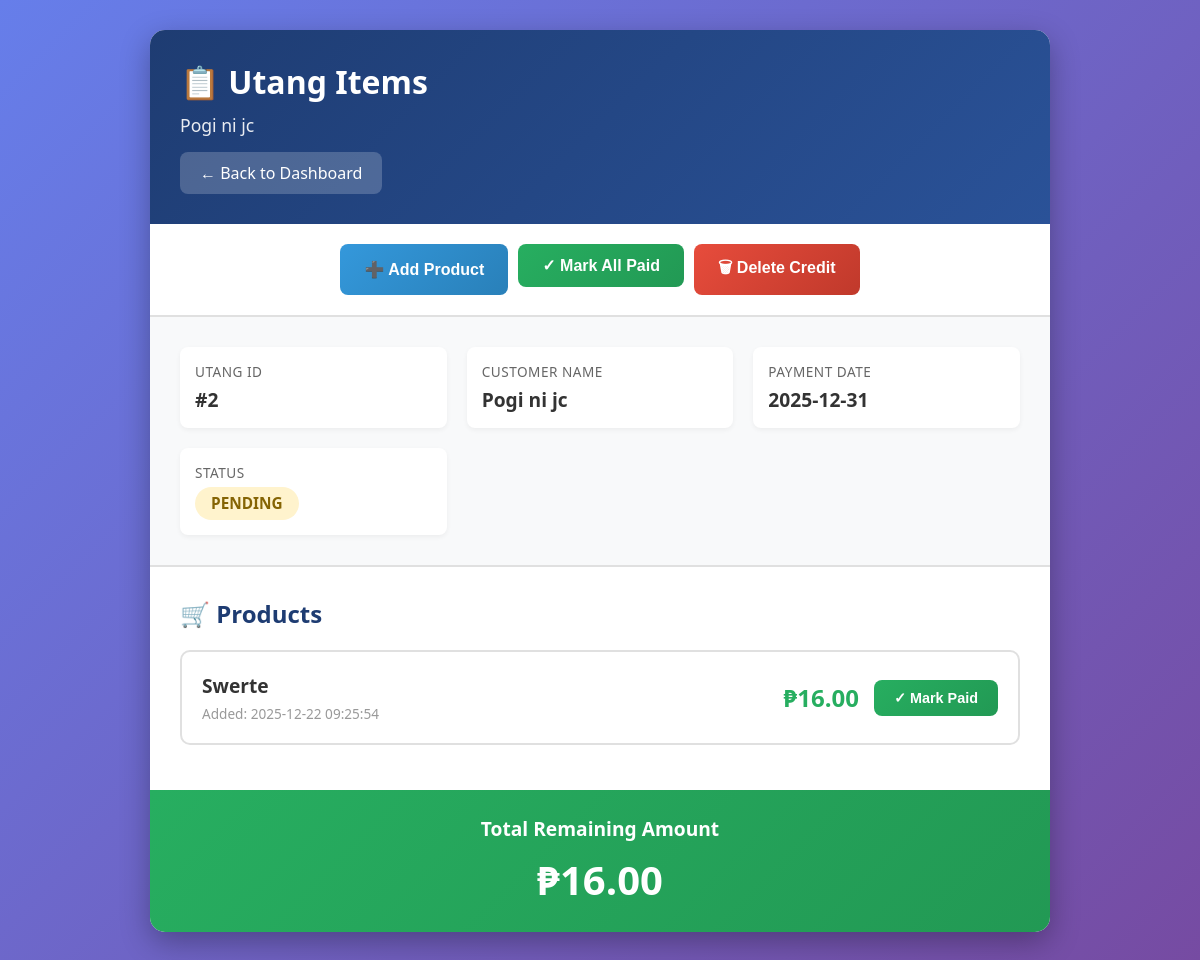
Page /view_items/2 on the committed database.
### tables this page shows
CREATE TABLE "credits" (
                id INTEGER PRIMARY KEY AUTOINCREMENT,
                customer_name TEXT NOT NULL,
                phone_number TEXT,
                estimated_payment_date DATE NOT NULL,
                created_at TIMESTAMP DEFAULT CURRENT_TIMESTAMP,
                status TEXT DEFAULT 'pending',
                paid_date TIMESTAMP NULL
            );

CREATE TABLE "credit_items" (
                id INTEGER PRIMARY KEY AUTOINCREMENT,
                credit_id INTEGER NOT NULL,
                product TEXT NOT NULL,
                cost REAL NOT NULL,
                quantity INTEGER DEFAULT 1,
                unit_price REAL DEFAULT 0,
                added_at TIMESTAMP DEFAULT CURRENT_TIMESTAMP,
                status TEXT DEFAULT 'pending',
                paid_date TIMESTAMP NULL,
                FOREIGN KEY (credit_id) REFERENCES "credits"(id) ON DELETE CASCADE
            );

### app_sqlite.py (the view)
@app.route('/view_items/<int:credit_id>')
def view_items(credit_id):
    try:
        connection = get_db_connection()
        cursor = connection.cursor()
        cursor.execute("""
            SELECT c.id, c.customer_name, c.estimated_payment_date,
                   c.status, c.created_at
            FROM credits c
            WHERE c.id = ?
        """, (credit_id,))
        credit = cursor.fetchone()
        if not credit:
            connection.close()
            return "Credit not found", 404
        cursor.execute("""
            SELECT id, product, cost, added_at, quantity, unit_price
            FROM credit_items
            WHERE credit_id = ?
            ORDER BY added_at DESC
        """, (credit_id,))
        items = cursor.fetchall()
        cursor.execute("""
            SELECT
                SUM(cost) as total
            FROM credit_items
            WHERE credit_id = ?
        """, (credit_id,))
        total = cursor.fetchone()
        connection.close()
        return render_template('view_items.html', credit=credit, items=items, total=total)
    except Exception as e:
        print(f"Database error: {e}")
        return f"Database error: {e}", 500

### app_sqlite.py (called while the page is built)
def get_db_connection():
    connection = sqlite3.connect(DB_FILE)
    connection.row_factory = sqlite3.Row
    return connection

### templates/view_items.html (shortened to what this page needs)
<!DOCTYPE html>
<html lang="en">
<head>
</head>
<body>
    <div class="container">
        <div class="header">
            <h1>📋 Utang Items</h1>
            <p>{{ credit.customer_name }}</p>
            <a href="/" class="back-button">← Back to Dashboard</a>
        </div>
        <div class="action-buttons-header">
            <button onclick="showAddProductModal()" class="btn btn-add-product">
                ➕ Add Product
            </button>
            {% if credit.status == 'pending' %}
            <form action="/mark_paid/{{ credit.id }}" method="POST" style="display: inline;">
                <button type="submit" class="btn btn-mark-all-paid">
                    ✓ Mark All Paid
                </button>
            </form>
            {% endif %}
            <form action="/delete_credit/{{ credit.id }}" method="POST" style="display: inline;" onsubmit="return confirm('Are you sure you want to delete this entire credit record? This action cannot be undone.');">
                <button type="submit" class="btn btn-delete">
                    🗑 Delete Credit
                </button>
            </form>
        </div>
        <div class="credit-info">
            <div class="info-grid">
                <div class="info-item">
                    <label>Utang ID</label>
                    <div class="value">#{{ credit.id }}</div>
                </div>
                <div class="info-item">
                    <label>Customer Name</label>
                    <div class="value">{{ credit.customer_name }}</div>
                </div>
                <div class="info-item">
                    <label>Payment Date</label>
                    <div class="value">{{ credit.estimated_payment_date }}</div>
                </div>
                <div class="info-item">
                    <label>Status</label>
                    <div class="value">
                        {% if credit.status == 'pending' %}
                        <span class="status-badge status-pending">Pending</span>
                        {% else %}
                        <span class="status-badge status-paid">Paid</span>
                        {% endif %}
                    </div>
                </div>
            </div>
        </div>
        <div class="items-section">
            <h2>🛒 Products</h2>
            {% if items %}
            <ul class="items-list">
                {% for item in items %}
                <li class="item-card">
                    <div class="item-info">
                        <div class="item-name">{{ item.product }}</div>
                        <div class="item-date">Added: {{ item.added_at }}</div>
                    </div>
                    <div class="item-cost">₱{{ "%.2f"|format(item.cost) }}</div>
                    <form action="/mark_item_paid/{{ credit.id }}/{{ item.id }}" method="POST" style="display: inline;">
                        <button type="submit" class="btn-paid">✓ Mark Paid</button>
                    </form>
                </li>
                {% endfor %}
            </ul>
            {% else %}
            <div class="no-items">
                <div class="no-items-icon">📦</div>
                <h3>No items found</h3>
                <p>This credit has no products added yet.</p>
            </div>
            {% endif %}
        </div>
        <div class="total-section">
            <div class="grand-total">
                <h3>Total Remaining Amount</h3>
                <div class="total-amount">₱{{ "%.2f"|format(total.total or 0) }}</div>
            </div>
        </div>
    </div>
</body>
</html>

### templates/view_items.html (style rules this page uses)
* { margin: 0; padding: 0; box-sizing: border-box; }
body { font-family: 'Segoe UI', Tahoma, Geneva, Verdana, sans-serif; background: linear-gradient(135deg, #667eea 0%, #764ba2 100%); min-height: 100vh; padding: 30px 20px; }
.container { max-width: 900px; margin: 0 auto; background: white; border-radius: 15px; box-shadow: 0 10px 30px rgba(0, 0, 0, 0.3); overflow: hidden; }
.header { background: linear-gradient(135deg, #1e3c72 0%, #2a5298 100%); color: white; padding: 30px; }
.header h1 { font-size: 2em; margin-bottom: 10px; }
.header p { opacity: 0.9; font-size: 1.1em; }
.back-button { display: inline-block; background: rgba(255, 255, 255, 0.2); color: white; padding: 10px 20px; border-radius: 8px; text-decoration: none; margin-top: 15px; transition: all 0.3s; }
.credit-info { padding: 30px; background: #f8f9fa; border-bottom: 2px solid #e0e0e0; }
.info-grid { display: grid; grid-template-columns: repeat(auto-fit, minmax(200px, 1fr)); gap: 20px; }
.info-item { background: white; padding: 15px; border-radius: 8px; box-shadow: 0 2px 5px rgba(0, 0, 0, 0.05); }
.info-item label { font-size: 0.85em; color: #666; text-transform: uppercase; letter-spacing: 0.5px; display: block; margin-bottom: 5px; }
.info-item .value { font-size: 1.2em; color: #333; font-weight: 600; }
.status-badge { display: inline-block; padding: 6px 16px; border-radius: 20px; font-size: 0.8em; font-weight: 600; text-transform: uppercase; }
.status-pending { background: #fff3cd; color: #856404; }
.items-section { padding: 30px; }
.items-section h2 { color: #1e3c72; margin-bottom: 20px; font-size: 1.5em; }
.items-list { list-style: none; }
.item-card { background: white; border: 2px solid #e0e0e0; border-radius: 10px; padding: 20px; margin-bottom: 15px; display: flex; justify-content: space-between; align-items: center; transition: all 0.3s; gap: 15px; }
.item-info { flex: 1; }
.item-name { font-size: 1.2em; color: #333; font-weight: 600; margin-bottom: 5px; }
.item-date { font-size: 0.85em; color: #999; }
.item-cost { font-size: 1.5em; color: #27ae60; font-weight: bold; }
.btn-paid { background: linear-gradient(135deg, #27ae60 0%, #229954 100%); color: white; border: none; padding: 10px 20px; border-radius: 8px; cursor: pointer; font-size: 0.9em; font-weight: 600; transition: all 0.3s; }
.total-section { background: linear-gradient(135deg, #27ae60 0%, #229954 100%); color: white; padding: 25px 30px; text-align: center; }
.grand-total h3 { font-size: 1.2em; margin-bottom: 10px; }
.total-amount { font-size: 2.5em; font-weight: bold; }
.action-buttons-header { padding: 20px 30px; background: white; border-bottom: 2px solid #e0e0e0; display: flex; gap: 10px; flex-wrap: wrap; justify-content: center; }
.btn { padding: 12px 24px; border: none; border-radius: 8px; font-size: 1em; font-weight: 600; cursor: pointer; transition: all 0.3s; text-decoration: none; display: inline-flex; align-items: center; gap: 8px; }
.btn-add-product { background: linear-gradient(135deg, #3498db 0%, #2980b9 100%); color: white; }
.btn-mark-all-paid { background: linear-gradient(135deg, #27ae60 0%, #229954 100%); color: white; }
.btn-delete { background: linear-gradient(135deg, #e74c3c 0%, #c0392b 100%); color: white; }

### rows in the picture
credits: customer_name "Pogi ni jc", id "2", estimated_payment_date "2025-12-31"
credit_items: product "Swerte", added_at "2025-12-22 09:25:54", cost "16.00"

### other values in the picture
{{ "%.2f"|format(total.total or 0) }} "16.00"
